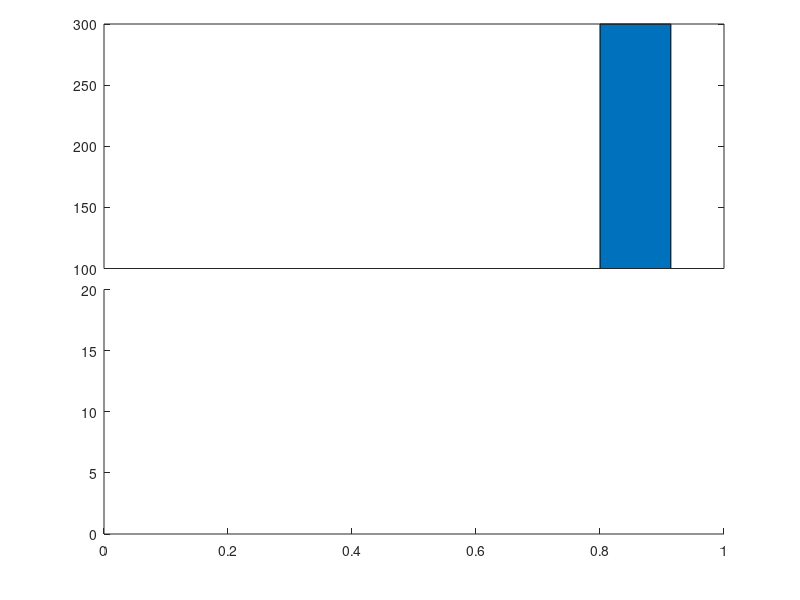

The MATLAB source for this figure:
a=[1 3 6 4 5 300];

ylim1=[0 20];
ylim2=[100 300];
xlim=[0 length(a)+1];

figure;

% retrieve your default axis pos
clf;
p0=get(gca,'position')
delete(gcf);

% create axis1
%a1=axes('position',[p0(1) p0(2) p0(3)/2-.025 p0(4)]);
a1=axes('position',[p0(1) p0(2) p0(3) p0(4)/2]);
%a2=axes('position',[p0(1) p0(4)/2+.145 p0(3) p0(4)/2])
%barh(a);
%bar(a);
set(a1,'ylim',ylim1);
%set(a2,'xlim',xlim,'ylim',ylim2);
%set(a2,'xtick',[]);
%box off;

% create axis2
%a2=axes('position',[p0(1)+p0(3)/2+.025 p0(2) p0(3)/2-.025 p0(4)]);
%a2=axes('position',[p0(1) p0(4)/2+.145 p0(3) p0(4)/2])
a2=axes('position',[p0(1) p0(4)/2+.145 p0(3) p0(4)/2])
%barh(a);
bar(a);

%set(a1,'ylim',ylim1);
set(a2,'xlim',xlim,'ylim',ylim2);
set(a2,'xtick',[]);
%set(a2,'xcolor',get(a2,'color'));
%box off

%%%%%%%%%%%%%%%% plotting %%%%%%%%%%%%%%%%%%%%%
output = "break_axis";

%figure;
saveas(1, strcat(output, ".png"));

%box off
